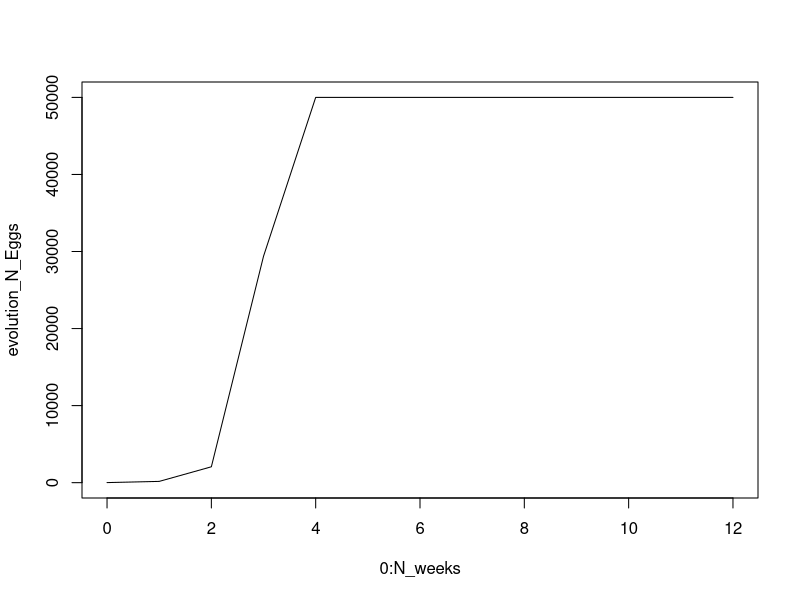
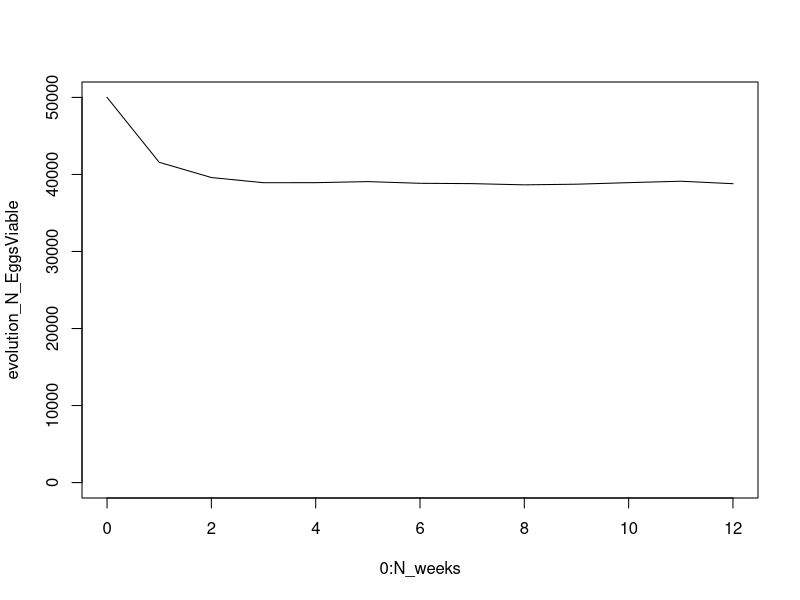

Generate these figures, in order, with R:
Capacity_eggs = 50000 ### max capacity
N_0 = 10
Mean_eggs = 30 

N_weeks = 12; 
mortality = 0.01

#----------------------------------------Aucun contrôle -------------------------------------- 

#########################" Au début
N_Eggs = N_0

evolution_N_Eggs <- c(N_Eggs)
###############################" Evolution du nombre  

for (week in 1:N_weeks){
  # mortalité pendant le développemment de larves 
  N_Eggs <- rbinom(1,N_Eggs,1-mortality) 

  # 50 / 50 deviennent male ou female 
  N_Female <-  rbinom(1,N_Eggs,0.5)  
  N_Male <- N_Eggs - N_Female

  # Mortalité à l'age adulte: 
  N_Female <-  rbinom(1,N_Female,1-mortality)  
  N_Male <- rbinom(1,N_Male,1-mortality)  

  
  # Accouplement et ponte 
  N_Eggs_new = 0 
  for (i in 1:N_Female){
    if(N_Male>0){
      N_Eggs_new <- N_Eggs_new + rpois(1,Mean_eggs)
      N_Male = N_Male-1 
    }
  }
  if(N_Eggs_new > Capacity_eggs){N_Eggs=Capacity_eggs}else{N_Eggs = N_Eggs_new}
  evolution_N_Eggs <- c(evolution_N_Eggs,N_Eggs)
  print(c(N_Eggs))
  
}

plot(0:N_weeks,evolution_N_Eggs,type='l')


#---------------------------------------- Avec lâcher -------------------------------------- 

#########################" Au début
N_EggsViable = Capacity_eggs
N_EggsSterile <- 0 
evolution_N_EggsViable <- c(N_EggsViable)
N_Male_sterile_lacher  = 5000
###############################" Evolution du nombre  

for (week in 1:N_weeks){
  
  # mortalité pendant le développemment de larves 
  N_EggsViable <- rbinom(1,N_EggsViable,1-mortality) 
  
  # 50 / 50 deviennent male ou female 
  N_Female <-  rbinom(1,N_EggsViable,0.5)  
  N_Male <- N_EggsViable - N_Female
  N_EggsViable = 0 
  
  # Mortalité à l'age adulte: 
  N_Female <-  rbinom(1,N_Female,1-mortality)  
  N_Male <- rbinom(1,N_Male,1-mortality)  
  
  ## lacher de mâles stériles
  N_Male_sterile <- N_Male_sterile_lacher
  
  # Accouplement avec mâle normal ou mâle stérile  et  ponte 

  
  for (i in 1:N_Female){
    ### elle choisit un mâle 
    if((N_Male+ N_Male_sterile)>0){
      pMale <- N_Male / (N_Male+ N_Male_sterile)
      Male_i <- sample(c('Male','MaleSterile'),1,prob = c(pMale,1-pMale))
      if (Male_i=='Male'){
        N_EggsViable <- N_EggsViable + rpois(1,Mean_eggs)
        N_Male <- N_Male - 1 
      }else{
        N_EggsSterile<- N_EggsSterile + rpois(1,Mean_eggs)
        N_Male_sterile <- N_Male_sterile-1
      }
    }
  }
  if((N_EggsViable + N_EggsSterile) > Capacity_eggs){
    pop_Eggs <- c(rep("Fertile",N_EggsViable ), rep("Sterile",N_EggsSterile))
    pop_Eggs <- sample(pop_Eggs,Capacity_eggs,replace  = FALSE)
    N_EggsViable <- sum(pop_Eggs=="Fertile")
    N_EggsSterile <- sum(pop_Eggs=="Sterile")
  }
  evolution_N_EggsViable <- c(evolution_N_EggsViable,N_EggsViable)
  print(c(N_EggsViable))
  
}

plot(0:N_weeks,evolution_N_EggsViable,type='l',ylim=c(0,50000))
